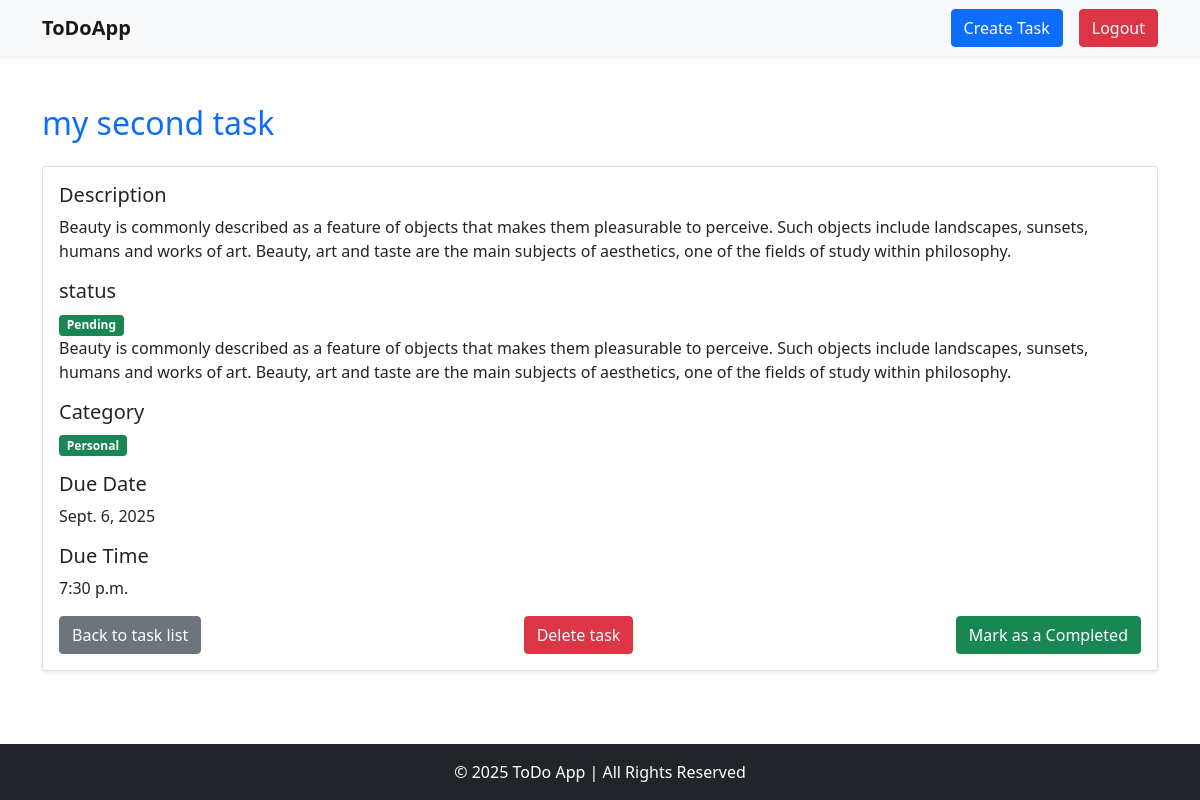
The page /task/16/ (signed in) on the database its author committed.
### task/models.py (models this page shows, shortened)
class Task(models.Model):
    STATUS=[
        ('pending','Pending'),
        ('completed','Completed'),
    ]
    CATEGORY=[
        ('work','Work'),
        ('personal','Personal'),
        ('other','Other'),
    ]
    title=models.CharField(max_length=100)
    description=models.TextField()
    due_date=models.DateField()
    due_time=models.TimeField()
    status=models.CharField(max_length=10,choices=STATUS, default='pending')
    category=models.CharField(max_length=10,choices=CATEGORY)
    is_completed=models.BooleanField(default=False) # task is pending
    user=models.ForeignKey(User,on_delete=models.CASCADE)

### task/views.py (the view)
# urls.py: path('task/<int:task_id>/',views.task_detail,name='task_detail'),
@login_required
def task_detail(request,task_id):
    task=get_object_or_404(Task,id=task_id,user=request.user)
    return render(request,'task_detail.html',{'task':task})

### task/templates/task_detail.html
{% extends 'base.html' %}
{% block content %}
<h2 class="mb-4 text-primary">{{task.title}}</h2>
<div class="card shadow-sm">
    <div class="card-body">
        <div class="mb-3">
            <h5>Description</h5>
            <p>{{task.description}}</p>
        </div>
        <div class="mb-3">
            <h5>status</h5>
            {% if task.is_completed %}
            <span class="badge bg-success">Completed</span>
            {% else %}
            <span class="badge bg-success">Pending</span>
            {% endif %}
            <p>{{task.description}}</p>
        </div>
        <div class="mb-3">
            <h5>Category</h5>
            <span class="badge bg-success">{{task.get_category_display}}</span>
        </div>
        <div class="mb-3">
            <h5>Due Date</h5>
            <p>{{task.due_date}}</p>
        </div>
        <div class="mb-3">
            <h5>Due Time</h5>
            <p>{{task.due_time}}</p>
        </div>
        <div class="d-flex justify-content-between">
            <a href="{% url 'task_list' %}" class="btn btn-secondary">Back to task list</a>
            <a href="{% url 'task_delete' task_id=task.id%}" class="btn btn-danger">Delete task</a>
            {% if not task.is_completed %}
            <a href="{% url 'task_mark_completed' task_id=task.id %}" class="btn btn-success">Mark as a Completed</a>
            {% endif %}
        </div>
    </div>
</div>
{% endblock content %}

### rows shown on the page
Task: title "my second task", description "Beauty is commonly described as a feature of objects that makes them pleasurable to perceive. Such objects include landscapes, sunsets, humans and works of art. Beauty, art and taste are the main subjects of aesthetics, one of the fields of study within philosophy.", category "Personal", due_date "Sept. 6, 2025", due_time "7:30 p.m."
